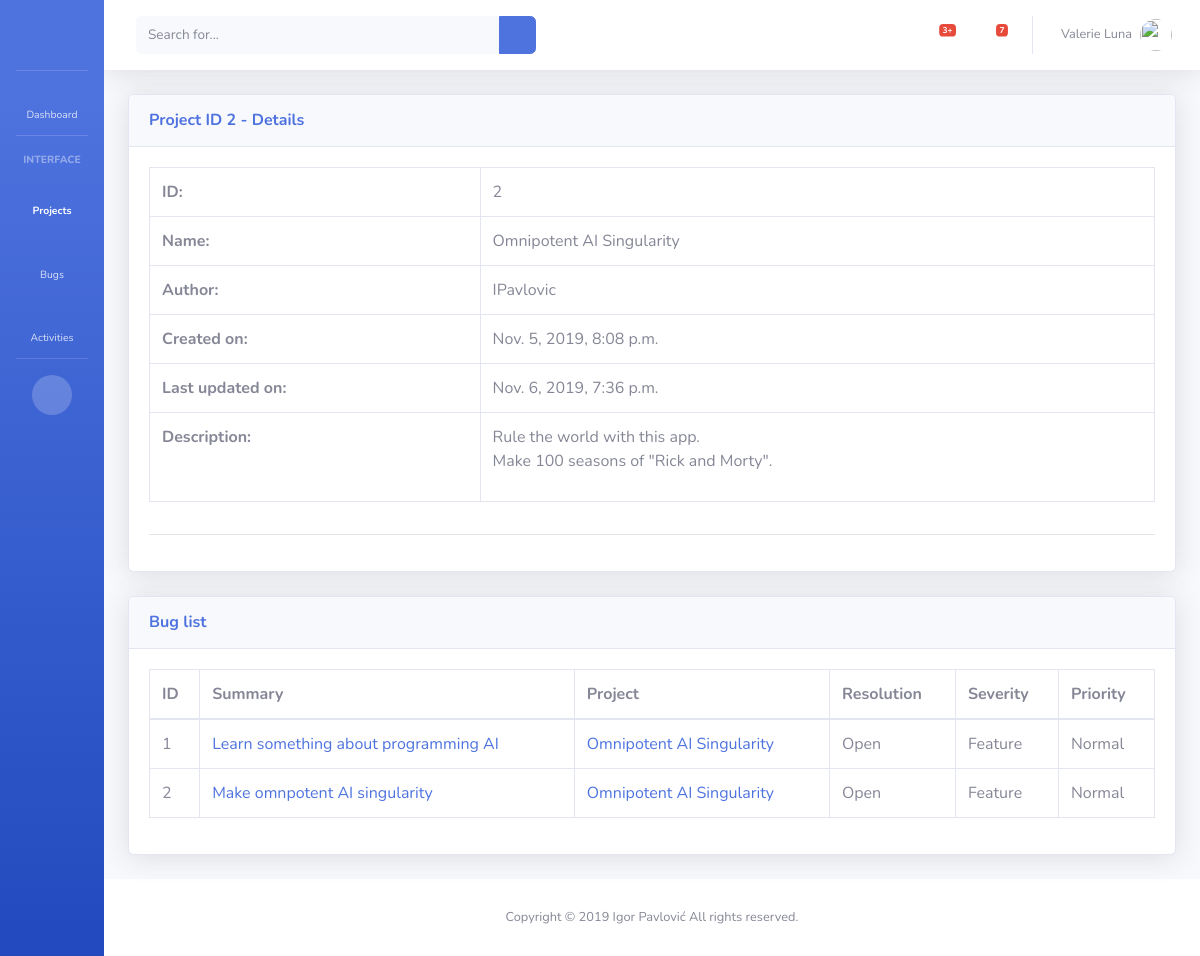
Screenshot of /project/2/ with the database file from the repository.
### project/models.py (models this page shows, shortened)
class Project(models.Model):
    name         = models.CharField(max_length=70)
    description  = models.TextField()
    author       = models.ForeignKey(settings.AUTH_USER_MODEL, null=True, on_delete=models.SET_NULL, related_name='project_authors')
    created_on   = models.DateTimeField(auto_now_add=True)
    updated_on   = models.DateTimeField(auto_now=True)
    def __str__(self):
        return f"{self.name}"
    def get_absolute_url(self):
        return f"/project/{self.id}"

### users/models.py (models this page shows)
class CustomUser(AbstractUser):
    image       = models.ImageField(upload_to='image/users/', blank=True, null=True)

### bug/models.py (models this page shows, shortened)
class Bug(models.Model):
    CATEGORY = [
        ('FRONT', 'Frontend'),
        ('BACK', 'Backend'),
        ('OTHER', 'Other'),
    ]
    VIEW_STATUS = [
        ('1', 'Public'),
        ('0', 'Private'),
    ]
    PRIORITY = [
        ('0', 'None'),
        ('1', 'Low'),
        ('2', 'Normal'),
        ('3', 'High'),
        ('4', 'Urgent'),
        ('5', 'Immediate'),
    ]
    RESOLUTION = [
        ('0', 'Open'),
        ('1', 'Reopened'),
        ('2', 'Unable to reproduce'),
        ('3', 'Closed'),
        ('4', 'Suspended'),
    ]
    SEVERITY = [
        ('0', 'Feature'),
        ('1', 'Trivial'),
        ('2', 'Text'),
        ('3', 'Tweak'),
        ('4', 'Minor'),
        ('5', 'Major'),
        ('6', 'Crash'),
        ('7', 'Block'),
    ]
    category     = models.CharField(max_length=10, choices=CATEGORY, default='OTHER')
    view_status  = models.CharField(max_length=1, choices=VIEW_STATUS, default='1')
    priority     = models.CharField(max_length=1, choices=PRIORITY, default='0')
    resolution   = models.CharField(max_length=1, choices=RESOLUTION, default='0')
    severity     = models.CharField(max_length=1, choices=SEVERITY, default='0')
    created_on   = models.DateTimeField(auto_now_add=True)
    updated_on   = models.DateTimeField(auto_now=True)
    author       = models.ForeignKey(settings.AUTH_USER_MODEL, null=True, on_delete=models.SET_NULL, related_name='bugs_author')
    assigned_to  = models.ForeignKey(settings.AUTH_USER_MODEL, blank=True, null=True, on_delete=models.SET_NULL, related_name="bugs_assigned_to")
    project      = models.ForeignKey(Project, on_delete=models.CASCADE, related_name="projects")
    summary      = models.CharField(max_length=120)
    description  = models.TextField(null=True, blank=True)
    objects      = BugManager()
    def get_absolute_url(self):
        return f"/bug/{self.id}"

### project/views.py (the view)
# urls.py: path("<int:id>/", detail),
def detail(request, id):
    obj = get_object_or_404(app_model, id = id)
    bugs = Bug.objects.filter(project = obj)
    template = "detail.html"
    context = {
                "appname_lower": appname_lower,
                "appname_caps": appname_caps,
                "detail": True,
                "page_title": f"{appname_caps} ID {id} - Details",
                "object": obj,
                "list_to_include": "bug/list.html",
                "list_name": "Bug list",
                "query": bugs,
                }
    return render(request, template, context)

### bug/models.py (called while the page is built)
    def get_queryset(self):
        return BugQuerySet(self.model, using=self._db)

### templates/detail.html (shortened to what this page needs)
{% extends "base/content.html" %}
{% block content %}
    {% load formcss %}
    {% include appname_lower|add:"/detail_table.html" %}
{% endblock content %}
{% block list %}
    {% if list_to_include %}
    <div class="card shadow mb-4">
        <div class="card-header py-3">
            <h6 class="m-0 font-weight-bold text-primary">{{ list_name }}</h6>
        </div>
        <div class="card-body">
        {% include list_to_include %}
      </div>
    </div>
    {% endif %}
{% endblock list %}

### project/templates/project/detail_table.html
    <div class="table-responsive mb-3">
      <table class="table table-bordered" id="dataTable" width="100%" cellspacing="0">
        <tbody>
          <tr>
            <th>ID:</th>
            <td colspan="2">{{ object.id }}</td>
          </tr>
          <tr>
            <th>Name:</th>
            <td colspan="2">{{ object.name }}</td>
          </tr>
          <tr>
            <th>Author:</th>
            <td colspan="2">{{ object.author }}</td>
          </tr>
          <tr>
            <th>Created on:</th>
            <td colspan="2">{{ object.created_on }}</td>
          </tr>
          <tr>
            <th>Last updated on:</th>
            <td colspan="2">{{ object.updated_on }}</td>
          </tr>
          <tr>
            <th>Description:</th>
            <td colspan="2">{{ object.description|linebreaks }}</td>
          </tr>
        </tbody>
      </table>
    </div>
    <hr>

### bug/templates/bug/list.html (shortened to what this page needs)
        <div class="table-responsive">
          <table class="table table-bordered" id="dataTable" width="100%" cellspacing="0">
            <thead>
              <tr>
                <th>ID</th>
                <th>Summary</th>
                <th>Project</th>
                <th>Resolution</th>
                <th>Severity</th>
                <th>Priority</th>
              </tr>
            </thead>
            <tbody>
              {% for object in query %}
              <tr>
                <td>{{ object.id }}</td>
                <td><a href="{{ object.get_absolute_url }}">{{ object.summary }}</a></td>
                <td><a href="{{ object.project.get_absolute_url }}">{{ object.project }}</a></td>
                <td>{{ object.get_resolution_display }}</td>
                <td>{{ object.get_severity_display }}</td>
                <td>{{ object.get_priority_display }}</td>
              </tr>
              {% endfor %}
            </tbody>
          </table>
        </div>

### rows the page displays
Project: id "2", name "Omnipotent AI Singularity", author "IPavlovic", created_on "Nov. 5, 2019, 8:08 p.m.", updated_on "Nov. 6, 2019, 7:36 p.m.", description "Rule the world with this app. Make 100 seasons of \"Rick and Morty\"."
Bug: id "1", summary "Learn something about programming AI", project "Omnipotent AI Singularity", resolution "Open", severity "Feature", priority "Normal"
Bug: id "2", summary "Make omnpotent AI singularity", project "Omnipotent AI Singularity", resolution "Open", severity "Feature", priority "Normal"

### other values shown
{{ page_title }} "Project ID 2 - Details"
{{ list_name }} "Bug list"
